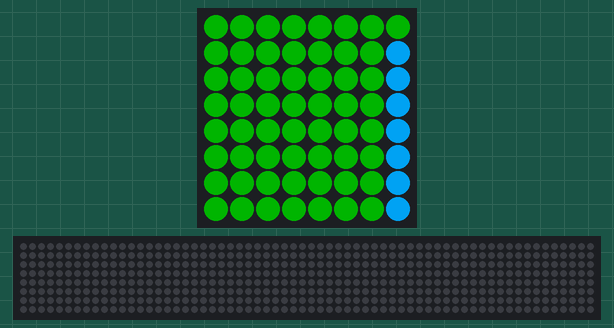
Recording of a program running on a simulated Raspberry Pi (BCM pin numbers) with a Sense HAT. Parts: the Sense HAT's 8×8 RGB LED matrix, a strip that is not on the board, showing the scrolling text unrolled. Dim RGB values are drawn brighter than linear; random numbers come from a fixed seed; the 64×8 strip is a reading aid, not a part: it shows the text the matrix is scrolling, unrolled, one strip-width of it at a time.

Above: at 0.17 s.
At 5.4 s:
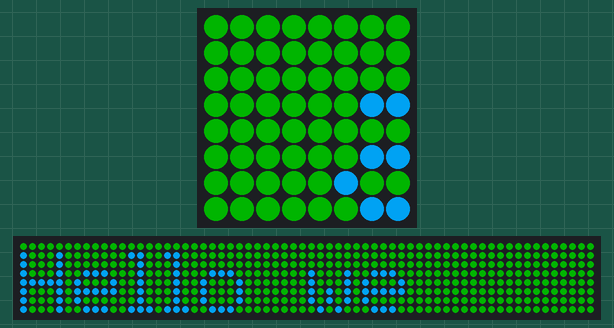
At 10.64 s:
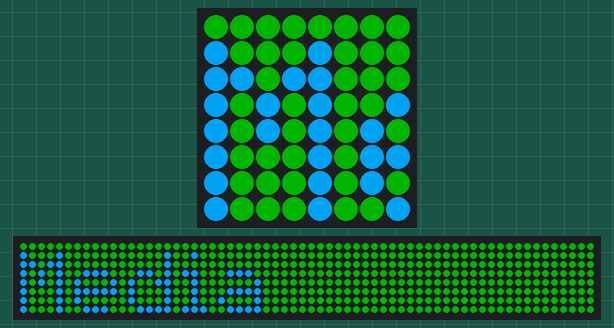
At 21.1 s:
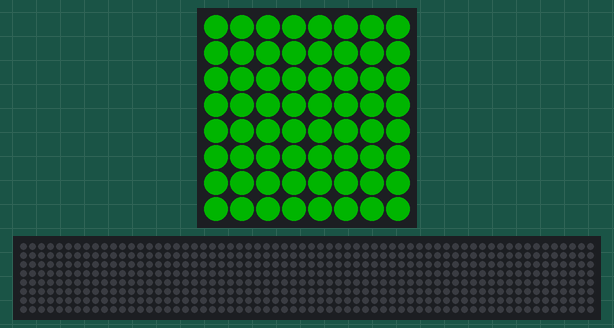
At 22.62 s:
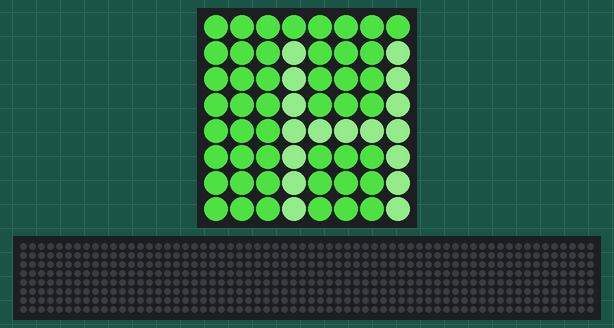
At 39.94 s:
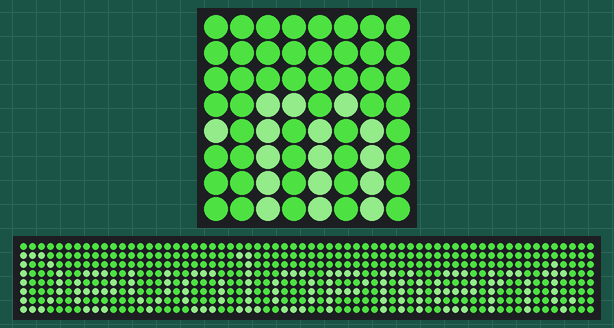

The program:

Baseline.py
```python
from sense_emu import SenseHat
import sys
import time
import random

sense = SenseHat()
sense.set_imu_config(False, False, False)

def main():
    text = "Hello we are New Media Devolopment:)"
    while True:
        r = random.randrange(0,255)
        g = random.randrange(0,255)
        b = random.randrange(0,255)

        rb = random.randrange(0,r)
        gb = random.randrange(0,g)
        bb = random.randrange(0,b)

        sense.show_message(text, 0.1, [r, g, b], [rb,gb,bb])
        time.sleep(1)
try:
    main()
except (KeyboardInterrupt, SystemExit):
    print('Programma sluiten')
finally:
    print('Opkuisen van de matrix')
    sense.clear()
    sys.exit()
```
